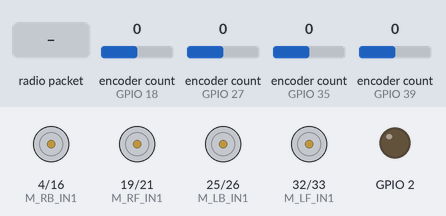
Simulated run of this sketch. Board: ESP32. Parts: motor-driver pin pairs drawn as motors (green arrow = first pin HIGH = forward, orange = second pin HIGH = backward, longer = more drive), output pins drawn as LEDs (lit = HIGH). The inputs (shaded band) are chosen by the test bench; at power-on: encoder count (sensors on GPIO 18, GPIO 27, GPIO 35, GPIO 39) 0.

Above: at 1.2 s.
1.3 s: encoder count (sensor on GPIO 18) set to 1
2.8 s: encoder count (sensor on GPIO 27) set to 1
4.3 s: encoder count (sensor on GPIO 35) set to 1
5.8 s: encoder count (sensor on GPIO 39) set to 1
7.3 s: radio packet "1" arrives
At 7.7 s:
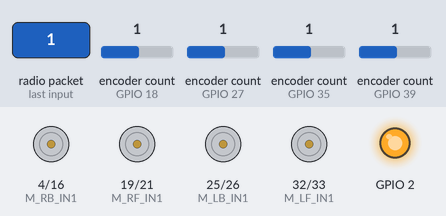
9.3 s: encoder count (sensor on GPIO 18) set to 0
Timing chart, 0 to 11.8 s (numbered marks = the images above; inputs shaded):
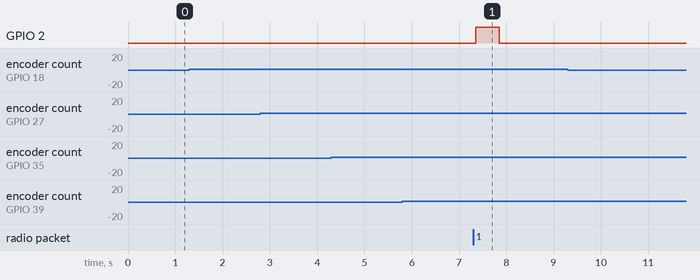

The sketch:

iROB.ino
```cpp
/*
  iROB.ino - Run All
  Receives joystick data by ESP-NOW, converts it to mecanum wheel speeds,
  then drives all four motors with PID speed control.
*/

#include <string.h>

#if defined(__has_include)
#if __has_include(<esp_arduino_version.h>)
#include <esp_arduino_version.h>
#endif
#endif

#include "Inc/iROB_Motor.h"
#include "Inc/Inverse_Kinematics.h"
#include "Inc/espnow_ROBOT.h"

iROB_Motor iROB(100, 68, 27);
Kinematic _Kinematic(0.23f, 0.23f, 0.06f);
ESPNOW_ROBOT ROBOT;

float Vx = 0;
float Vy = 0;
float Vz = 0;
float Rad = -0.7853f;
float PID[4] = { 0, 0, 0, 0 };

unsigned long Past_time = 0;
volatile bool newData = false;
volatile unsigned long Uart_data_time = 0;

typedef struct __attribute__((packed)) {
  uint8_t Header[2];

  union {
    uint8_t moveBtnByte;
    struct {
      uint8_t move1 : 1;
      uint8_t move2 : 1;
      uint8_t move3 : 1;
      uint8_t move4 : 1;
      uint8_t res1 : 2;
      uint8_t set1 : 1;
      uint8_t set2 : 1;
    } moveBtnBit;
  };

  union {
    uint8_t attackBtnByte;
    struct {
      uint8_t attack1 : 1;
      uint8_t attack2 : 1;
      uint8_t attack3 : 1;
      uint8_t attack4 : 1;
      uint8_t res1 : 4;
    } attackBtnBit;
  };

  int8_t stickValue[4];  // joyL_X, joyL_Y, joyR_X, joyR_Y
} Receive_ESPNOW;

Receive_ESPNOW Data;

#if ESPNOW_ROBOT_ESP32_CORE_V3_OR_NEWER
void OnDataRecv(const esp_now_recv_info_t *recvInfo, const uint8_t *incomingData, int len) {
  (void)recvInfo;
#else
void OnDataRecv(const uint8_t *mac, const uint8_t *incomingData, int len) {
  (void)mac;
#endif
  // Copy only the bytes that fit the receive structure.
  const size_t copyLength = (len < (int)sizeof(Data)) ? len : sizeof(Data);
  memset(&Data, 0, sizeof(Data));
  memcpy(&Data, incomingData, copyLength);

  newData = true;
  Uart_data_time = millis();
}

void setup() {
  Serial.begin(115200);
  pinMode(2, OUTPUT);

  // PID gains and RPM limits for each wheel.
  iROB.Setup_PID_Wheel(1.5f, 0.01f, 0.1f, 100, 300, _LF);
  iROB.Setup_PID_Wheel(1.5f, 0.01f, 0.1f, 100, 300, _LB);
  iROB.Setup_PID_Wheel(1.5f, 0.01f, 0.1f, 100, 300, _RF);
  iROB.Setup_PID_Wheel(1.5f, 0.01f, 0.1f, 100, 300, _RB);

  ROBOT.Setup_receive_ESPNOW();

  // Register callback function for incoming ESP-NOW packets.
  esp_now_register_recv_cb(OnDataRecv);
}

void loop() {
  // Failsafe: stop all motors if no fresh controller packet arrives.
  if ((newData == false) && (millis() - Uart_data_time > 500)) {
    digitalWrite(2, LOW);

    iROB.Motor_DutyCycle_LF(0);
    iROB.Motor_DutyCycle_LB(0);
    iROB.Motor_DutyCycle_RF(0);
    iROB.Motor_DutyCycle_RB(0);

    memset(&Data, 0, sizeof(Data));

    Vx = 0;
    Vy = 0;
    Vz = 0;
    Rad = 0;
  } else if (newData == true) {
    newData = false;
    digitalWrite(2, HIGH);
  }

  // The RPM calculation assumes a 100 Hz update rate, so run this every 10 ms.
  if ((millis() - Past_time) > 10) {
    Past_time = millis();

    // Convert joystick values (-100..100) to robot velocity commands.
    Vx = iROB._map(Data.stickValue[0], 100.0f, -100.0f, -2.5f, 2.5f);
    Vy = iROB._map(Data.stickValue[1], 100.0f, -100.0f, -2.5f, 2.5f);
    Vz = iROB._map(Data.stickValue[3], 100.0f, -100.0f, -3.0f, 3.0f);

    // Calculate wheel angular velocity, then apply heading lock.
    _Kinematic.Inverse_Kinematic(Vx, Vy, Vz);
    _Kinematic.Inverse_Kinematic_Lock_Direction(Vx, Vy, Vz, Rad);

    // Convert wheel rad/s targets to RPM and close the loop with encoder RPM.
    PID[0] = iROB.Motor_Speed_LF(iROB.getRad_s_to_RPM(_Kinematic.Wheel.w_LF), iROB.getRPM(_LF));
    PID[1] = iROB.Motor_Speed_LB(iROB.getRad_s_to_RPM(_Kinematic.Wheel.w_LB), iROB.getRPM(_LB));
    PID[2] = iROB.Motor_Speed_RF(iROB.getRad_s_to_RPM(_Kinematic.Wheel.w_RF), iROB.getRPM(_RF));
    PID[3] = iROB.Motor_Speed_RB(iROB.getRad_s_to_RPM(_Kinematic.Wheel.w_RB), iROB.getRPM(_RB));
  }
}
```

Inverse_Kinematics.h
```cpp
#ifndef INVERSE_KINEMATICS_H_
#define INVERSE_KINEMATICS_H_

#include <math.h>
#include <stdint.h>
#include <stdlib.h>

// Inverse kinematics for a four-wheel mecanum robot.
// Reference: https://ecam-eurobot.github.io/Tutorials/mechanical/mecanum.html
class Kinematic {
public:
  float Lx_;            // Half robot length from center to wheel, in meters
  float Ly_;            // Half robot width from center to wheel, in meters
  float Radius_wheel_;  // Wheel radius, in meters

  float _r = 0;       // Joystick translation magnitude
  float _Rad_s = 0;   // Translation direction after heading compensation
  float __Vx = 0;     // Robot-frame X velocity after heading lock
  float __Vy = 0;     // Robot-frame Y velocity after heading lock

  typedef struct {
    float w_LF;  // Left front wheel angular velocity, rad/s
    float w_LB;  // Left back wheel angular velocity, rad/s
    float w_RF;  // Right front wheel angular velocity, rad/s
    float w_RB;  // Right back wheel angular velocity, rad/s
  } W_rad;

  W_rad Wheel;

  Kinematic() {
    // Empty constructor for sketches that assign geometry later.
  }

  Kinematic(float Lx, float Ly, float Radius_wheel) {
    Lx_ = Lx;
    Ly_ = Ly;
    Radius_wheel_ = Radius_wheel;
  }

  // Convert robot velocity command (Vx, Vy, wz) to wheel angular velocity.
  void Inverse_Kinematic(float Vx, float Vy, float wz);

  // Same kinematic conversion, but rotates Vx/Vy by heading for field lock.
  void Inverse_Kinematic_Lock_Direction(float Vx, float Vy, float wz, float head_ing);

  // Wheel-speed getters in rad/s.
  float get_w_LF();
  float get_w_LB();
  float get_w_RF();
  float get_w_RB();
};

#endif
```

espnow_ROBOT.h
```cpp
#ifndef ESPNOW_ROBOT_H_
#define ESPNOW_ROBOT_H_

#include <Arduino.h>
#include <WiFi.h>
#include <esp_now.h>
#include <stdint.h>
#include <string.h>

#if defined(__has_include)
#if __has_include(<esp_arduino_version.h>)
#include <esp_arduino_version.h>
#endif
#endif

#if defined(ESP_ARDUINO_VERSION) && defined(ESP_ARDUINO_VERSION_VAL) && (ESP_ARDUINO_VERSION >= ESP_ARDUINO_VERSION_VAL(3, 0, 0))
#define ESPNOW_ROBOT_ESP32_CORE_V3_OR_NEWER 1
#else
#define ESPNOW_ROBOT_ESP32_CORE_V3_OR_NEWER 0
#endif

// Uncomment this line when you want ESP-NOW debug messages on Serial.
// #define ESPNOW

extern uint8_t status_ESPNOW_Sent;

class ESPNOW_ROBOT {
public:
  esp_now_peer_info_t peerInfo = {};
  uint8_t broadcastAddress[6] = { 0, 0, 0, 0, 0, 0 };

  ESPNOW_ROBOT() {
    // Use this constructor when the sketch only receives ESP-NOW packets.
  }

  ESPNOW_ROBOT(const uint8_t broadAddress[]) {
    // Store the receiver MAC address used by Sendvalue_ESPNOW().
    memcpy(broadcastAddress, broadAddress, sizeof(broadcastAddress));
  }

  // Print this ESP32 MAC address. Use it when pairing two ESP-NOW boards.
  void MAC_Address_ESPNOW();

  // Initialize ESP-NOW for sending and register the peer address.
  void Setup_send_ESPNOW();

  // Send a raw byte payload to the configured peer address.
  void Sendvalue_ESPNOW(uint8_t *data, size_t len);

  // Initialize ESP-NOW receive mode. The sketch registers its receive callback.
  void Setup_receive_ESPNOW();
};

#endif
```

iROB_Motor.h
```cpp
#ifndef IROB_MOTOR_H_
#define IROB_MOTOR_H_

#include <Arduino.h>
#include <ESP32Encoder.h>
#include <esp32-hal-ledc.h>

#if defined(__has_include)
#if __has_include(<esp_arduino_version.h>)
#include <esp_arduino_version.h>
#endif
#endif

#if defined(ESP_ARDUINO_VERSION) && defined(ESP_ARDUINO_VERSION_VAL) && (ESP_ARDUINO_VERSION >= ESP_ARDUINO_VERSION_VAL(3, 0, 0))
#define IROB_ESP32_CORE_V3_OR_NEWER 1
#else
#define IROB_ESP32_CORE_V3_OR_NEWER 0
#endif

// Wheel index used by every motor feedback/PID array.
enum motor_Wheel {
  _LF = 0,  // Left front wheel
  _LB = 1,  // Left back wheel
  _RF = 2,  // Right front wheel
  _RB = 3   // Right back wheel
};

// Shared ramp conversion value. Set it with Setup_Ramp_Count() before using
// Count_to_degree() or Degree_to_Count().
extern float _max_Count;
float Count_to_degree(int32_t Count);
float Degree_to_Count(float Degree);

class iROB_Motor {
public:
  // ESP32 pin map for the motor driver inputs and quadrature encoders.
  enum Pin_On_brad {
    ENC_LF_B = 36,
    ENC_LF_A = 39,
    ENC_LB_B = 34,
    ENC_LB_A = 35,
    M_LF_IN1 = 32,
    M_LF_IN2 = 33,
    M_LB_IN1 = 25,
    M_LB_IN2 = 26,
    ENC_RB_A = 27,
    ENC_RB_B = 13,
    M_RF_IN2 = 21,
    M_RF_IN1 = 19,
    ENC_RF_A = 18,
    ENC_RF_B = 17,
    M_RB_IN2 = 16,
    M_RB_IN1 = 4
  } iROB_Pin;

  // Encoder objects are mapped in the same order as motor_Wheel.
  ESP32Encoder enc_m1;  // LF
  ESP32Encoder enc_m2;  // LB
  ESP32Encoder enc_m3;  // RF
  ESP32Encoder enc_m4;  // RB

  typedef struct {
    int16_t _Count[4];  // Encoder count: LF, LB, RF, RB
    float _RPM[4];      // Wheel speed feedback in RPM: LF, LB, RF, RB
    float _PID[4];      // Latest PID output: LF, LB, RF, RB
  } _Motor;
  _Motor Motor_feedback;

  typedef struct {
    uint16_t _freq;        // Control/feedback update rate in Hz
    uint16_t _CPR;         // Encoder count per motor revolution
    uint16_t _Gear_Ratio;  // Gear ratio between motor and wheel
  } Setup_Motor;
  Setup_Motor _Setup = {
    ._freq = 100,
    ._CPR = 68,
    ._Gear_Ratio = 27
  };

  iROB_Motor() {
    // Empty constructor for sketches that configure pins later.
  }

  iROB_Motor(uint16_t freq, uint16_t CPR, uint16_t Gear_Ratio) {
    _Setup._freq = freq;
    _Setup._CPR = CPR;
    _Setup._Gear_Ratio = Gear_Ratio;

    // Configure encoder pins before attaching each full-quadrature encoder.
    pinMode(ENC_LF_A, INPUT);
    pinMode(ENC_LF_B, INPUT);

    pinMode(ENC_LB_A, INPUT);
    pinMode(ENC_LB_B, INPUT);

    pinMode(ENC_RF_A, INPUT);
    pinMode(ENC_RF_B, INPUT);

    pinMode(ENC_RB_A, INPUT);
    pinMode(ENC_RB_B, INPUT);

    enc_m1.attachFullQuad(ENC_LF_A, ENC_LF_B);
    enc_m2.attachFullQuad(ENC_LB_A, ENC_LB_B);
    enc_m3.attachFullQuad(ENC_RF_A, ENC_RF_B);
    enc_m4.attachFullQuad(ENC_RB_A, ENC_RB_B);

    // Configure motor driver direction/PWM pins.
    pinMode(M_LF_IN1, OUTPUT);
    pinMode(M_LF_IN2, OUTPUT);

    pinMode(M_LB_IN1, OUTPUT);
    pinMode(M_LB_IN2, OUTPUT);

    pinMode(M_RF_IN1, OUTPUT);
    pinMode(M_RF_IN2, OUTPUT);

    pinMode(M_RB_IN1, OUTPUT);
    pinMode(M_RB_IN2, OUTPUT);

    // ESP32 LEDC channels use 12-bit PWM, so duty cycle range is -4095..4095.
#if IROB_ESP32_CORE_V3_OR_NEWER
    ledcAttachChannel(M_LF_IN1, 12000, 12, 0);
    ledcAttachChannel(M_LF_IN2, 12000, 12, 1);
    ledcAttachChannel(M_LB_IN1, 12000, 12, 2);
    ledcAttachChannel(M_LB_IN2, 12000, 12, 3);
    ledcAttachChannel(M_RF_IN1, 12000, 12, 4);
    ledcAttachChannel(M_RF_IN2, 12000, 12, 5);
    ledcAttachChannel(M_RB_IN1, 12000, 12, 6);
    ledcAttachChannel(M_RB_IN2, 12000, 12, 7);
#else
    ledcSetup(0, 12000, 12);
    ledcSetup(1, 12000, 12);
    ledcSetup(2, 12000, 12);
    ledcSetup(3, 12000, 12);
    ledcSetup(4, 12000, 12);
    ledcSetup(5, 12000, 12);
    ledcSetup(6, 12000, 12);
    ledcSetup(7, 12000, 12);

    ledcAttachPin(M_LF_IN1, 0);
    ledcAttachPin(M_LF_IN2, 1);
    ledcAttachPin(M_LB_IN1, 2);
    ledcAttachPin(M_LB_IN2, 3);
    ledcAttachPin(M_RF_IN1, 4);
    ledcAttachPin(M_RF_IN2, 5);
    ledcAttachPin(M_RB_IN1, 6);
    ledcAttachPin(M_RB_IN2, 7);
#endif
  }

  // Read raw encoder count for one wheel.
  int16_t getCount(motor_Wheel _Wheel);

  int16_t Present_Count[4] = { 0, 0, 0, 0 };  // Current encoder count
  int16_t Past_Count[4] = { 0, 0, 0, 0 };     // Previous encoder count

  // Calculate wheel RPM from encoder delta and configured update frequency.
  float getRPM(motor_Wheel _Wheel);

  // Direct duty-cycle control. Positive and negative values set wheel direction.
  void Motor_DutyCycle_LF(int16_t DutyCycle_LF);
  void Motor_DutyCycle_LB(int16_t DutyCycle_LB);
  void Motor_DutyCycle_RF(int16_t DutyCycle_RF);
  void Motor_DutyCycle_RB(int16_t DutyCycle_RB);

  float Kp_Wheel[4] = { 0, 0, 0, 0 };  // PID Kp for LF, LB, RF, RB
  float Ki_Wheel[4] = { 0, 0, 0, 0 };  // PID Ki for LF, LB, RF, RB
  float Kd_Wheel[4] = { 0, 0, 0, 0 };  // PID Kd for LF, LB, RF, RB

  float min_speed[4] = { 0, 0, 0, 0 };  // Reserved minimum speed value
  float max_speed[4] = { 0, 0, 0, 0 };  // PID output/RPM limit

  // Set PID constants and output limit for one wheel.
  void Setup_PID_Wheel(float Kp, float Ki, float Kd, float _min_speed, float _max_speed, motor_Wheel _Wheel);

  float Error_Speed[4] = { 0, 0, 0, 0 };  // PID error

  float Proportional[4] = { 0, 0, 0, 0 };  // P term
  float Integnator[4] = { 0, 0, 0, 0 };    // I term accumulator
  float Derivative[4] = { 0, 0, 0, 0 };    // D term

  float Past_Error[4] = { 0, 0, 0, 0 };  // Previous PID error

  // Calculate PID output in RPM units before converting to duty cycle.
  float PID_Speed(float _Setpoint, float RPM, motor_Wheel _Wheel);

  int16_t Duty_Cycle[4] = { 0, 0, 0, 0 };  // PWM duty sent to each motor

  // Closed-loop speed control for each wheel.
  float Motor_Speed_LF(int16_t RPM_INPUT, float RPM_LF);
  float Motor_Speed_LB(int16_t RPM_INPUT, float RPM_LB);
  float Motor_Speed_RF(int16_t RPM_INPUT, float RPM_RF);
  float Motor_Speed_RB(int16_t RPM_INPUT, float RPM_RB);

  // Floating-point map helper, useful for joystick conversion.
  float _map(float value, float fromLow, float fromHigh, float toLow, float toHigh);

  // Unit converters used between kinematics (rad/s) and motor PID (RPM).
  float getRPM_to_Rad_s(float RPM);
  float getRad_s_to_RPM(float Rad_s);

  // Ramp/PID position helper values.
  float _V_degree = 0.0f;
  int16_t _DutyCycle = 0;

  float _Kp_degree;
  float _Ki_degree;
  float _Kd_degree;

  float _DutyCycle_MAX;

  float Error_degree = 0.0f;
  float Proportiona_degree = 0.0f;
  float Integnator_degree = 0.0f;
  float Derivative_degree = 0.0f;
  float Past_Error_degree = 0.0f;

  // Configure and run a simple position ramp based on encoder counts.
  void Setup_Ramp_Count(float Kp_Count, float Ki_Count, float Kd_Count, float max_Count, float DutyCycle_MAX);
  int16_t Ramp_Count(float Set_degree, float degree);
};

#endif
```

Inverse_Kinematics.cpp
```cpp
#include "../Inc/Inverse_Kinematics.h"

void Kinematic::Inverse_Kinematic(float Vx, float Vy, float wz) {
  // Mecanum inverse kinematics:
  // Vx is forward/back, Vy is left/right strafe, and wz is yaw rate.
  Wheel.w_LF = (Vx - Vy - (Lx_ + Ly_) * wz) / Radius_wheel_;
  Wheel.w_RF = -(Vx + Vy + (Lx_ + Ly_) * wz) / Radius_wheel_;
  Wheel.w_LB = (Vx + Vy - (Lx_ + Ly_) * wz) / Radius_wheel_;
  Wheel.w_RB = -(Vx - Vy + (Lx_ + Ly_) * wz) / Radius_wheel_;
}

void Kinematic::Inverse_Kinematic_Lock_Direction(float Vx, float Vy, float wz, float head_ing) {
  // Rotate the translation vector by current heading so movement remains
  // locked to the field/world direction instead of robot direction.
  _r = (float)(sqrt((Vx * Vx) + (Vy * Vy)));
  _Rad_s = (float)(atan2(Vy, Vx)) - head_ing;

  __Vx = (_r * cos(_Rad_s));
  __Vy = (_r * sin(_Rad_s));

  Wheel.w_LF = (__Vx - __Vy - (Lx_ + Ly_) * wz) / Radius_wheel_;
  Wheel.w_RF = -(__Vx + __Vy + (Lx_ + Ly_) * wz) / Radius_wheel_;
  Wheel.w_LB = (__Vx + __Vy - (Lx_ + Ly_) * wz) / Radius_wheel_;
  Wheel.w_RB = -(__Vx - __Vy + (Lx_ + Ly_) * wz) / Radius_wheel_;
}

float Kinematic::get_w_LF() {
  return Wheel.w_LF;
}

float Kinematic::get_w_LB() {
  return Wheel.w_LB;
}

float Kinematic::get_w_RF() {
  return Wheel.w_RF;
}

float Kinematic::get_w_RB() {
  return Wheel.w_RB;
}
```

espnow_ROBOT.cpp
```cpp
#include "../Inc/espnow_ROBOT.h"

uint8_t status_ESPNOW_Sent = 0;

void ESPNOW_ROBOT::MAC_Address_ESPNOW() {
  // Put ESP32 into station mode before reading the station MAC address.
  Serial.begin(115200);
  WiFi.mode(WIFI_MODE_STA);

  Serial.print("MAC Address: ");
  Serial.println(WiFi.macAddress());
}

void OnDataSent(const uint8_t *mac_addr, esp_now_send_status_t status) {
  // ESP-NOW send callback. The public flag is useful for simple retry logic.
#ifdef ESPNOW
  Serial.print(status == ESP_NOW_SEND_SUCCESS ? "Delivery Success " : "Delivery Fail ");
#endif

  if (status == ESP_NOW_SEND_SUCCESS) {
    status_ESPNOW_Sent = 1;
  } else {
    status_ESPNOW_Sent = 0;
  }
}

void ESPNOW_ROBOT::Setup_send_ESPNOW() {
  WiFi.mode(WIFI_STA);

  // Initialize ESP-NOW before registering callbacks or peers.
  if (esp_now_init() != ESP_OK) {
#ifdef ESPNOW
    Serial.println("Error initializing ESP-NOW");
#endif
    return;
  }

  esp_now_register_send_cb(OnDataSent);

  // Register the peer board that will receive Sendvalue_ESPNOW() payloads.
  memset(&peerInfo, 0, sizeof(peerInfo));
  memcpy(peerInfo.peer_addr, broadcastAddress, sizeof(broadcastAddress));
  peerInfo.channel = 0;
  peerInfo.encrypt = false;

  if (esp_now_add_peer(&peerInfo) != ESP_OK) {
#ifdef ESPNOW
    Serial.println("Failed to add peer");
#endif
    return;
  }
}

void ESPNOW_ROBOT::Sendvalue_ESPNOW(uint8_t *data, size_t len) {
  // Send the caller-provided byte buffer to the configured peer.
  esp_err_t result = esp_now_send(broadcastAddress, data, len);

  if (result == ESP_OK) {
#ifdef ESPNOW
    Serial.println(" | Sending confirmed");
#endif
  } else {
#ifdef ESPNOW
    Serial.println(" | Sending error");
#endif
  }
}

void ESPNOW_ROBOT::Setup_receive_ESPNOW() {
  Serial.begin(115200);
  WiFi.mode(WIFI_STA);

  // The receive callback is registered in the sketch with
  // esp_now_register_recv_cb(OnDataRecv), because each sketch owns its payload.
  if (esp_now_init() != ESP_OK) {
#ifdef ESPNOW
    Serial.println("Error initializing ESP-NOW");
#endif
    return;
  }
}
```

Source omitted: iROB_Motor.cpp (7829 bytes)

Measured:
- after the input at 7.3 s, GPIO 2: LOW → HIGH after 0.05 s, → LOW 0.50 s later
